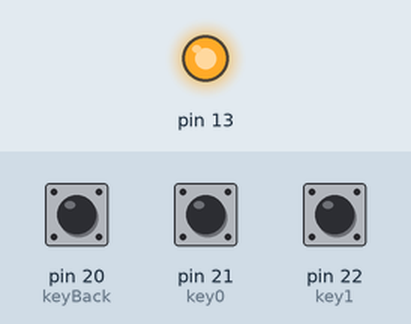
Recording of a sketch running on a simulated Arduino Mega 2560, built with avr-gcc and run on an emulated ATmega2560. Shown: output pins drawn as LEDs (lit = HIGH). Inputs (shaded band) come from the test bench; at power-on: pin 20 (keyBack) HIGH, pin 21 (key0) HIGH, pin 22 (key1) HIGH.

Above: at 0.1 s.
At 3.4 s:
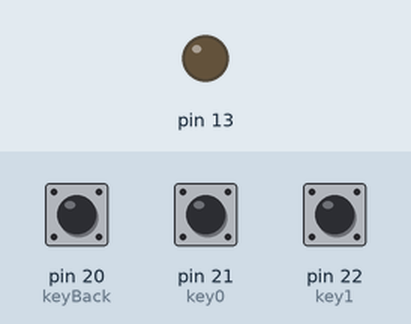
Timing chart, 0 to 4.9 s (numbered marks = the images above):
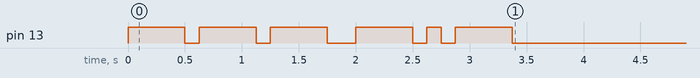

The sketch:

BinKeyboard.ino
```cpp
#include <stdio.h>
#include <Bounce.h>

// BinKey v1.1
// Author: UndedInside
// Date modified 25/12/2022

Bounce keyBack = Bounce(20, 5);    // backspace key
Bounce key0 = Bounce(21, 5);       // 0 key
Bounce key1 = Bounce(22, 5);       // 1 key

int count = 0;         // Counts how many bits have been entered
int byteValue = 0;     // Stores current byte value
int bitValue = 128;    // Stores value of current bit

void setup() {
  // init key pins
  pinMode(20, INPUT_PULLUP);    // backspace key
  pinMode(21, INPUT_PULLUP);    // 0 key
  pinMode(22, INPUT_PULLUP);    // 1 key

  // debug LED
  pinMode(13, OUTPUT);
  digitalWrite(13, LOW);

  // Debug LED flashes morse 'OK' when setup is complete
  // O
  digitalWrite(13, HIGH);
  delay(500);
  digitalWrite(13, LOW);
  delay(125);
  digitalWrite(13, HIGH);
  delay(500);
  digitalWrite(13, LOW);
  delay(125);
  digitalWrite(13, HIGH);
  delay(500);
  digitalWrite(13, LOW);

  delay(250);

  // K
  digitalWrite(13, HIGH);
  delay(500);
  digitalWrite(13, LOW);
  delay(125);
  digitalWrite(13, HIGH);
  delay(125);
  digitalWrite(13, LOW);
  delay(125);
  digitalWrite(13, HIGH);
  delay(500);
  digitalWrite(13, LOW);
}

void loop() {
  // Update keys to detect changes
  key0.update();
  key1.update();
  keyBack.update();

  if (key0.fallingEdge()){
    // 0 key pressed
    count++;
    bitValue = bitValue / 2;
  }

  if (key1.fallingEdge()){
    // 1 key pressed
    count++;
    byteValue = byteValue + bitValue;
    bitValue = bitValue / 2;
  }
  if (keyBack.fallingEdge()){
    // Backspace pressed
    count = 0;
    byteValue = 0;
    bitValue = 128;
  }

  if (count == 8){
    // Full byte has been typed
    // Convert decimal byteValue to ASCII and send as keypress
    char toType = byteValue;
    Keyboard.print(toType);
    // Reset values to get new keypress
    count = 0;
    byteValue = 0;
    bitValue = 128;
  }
}
```
